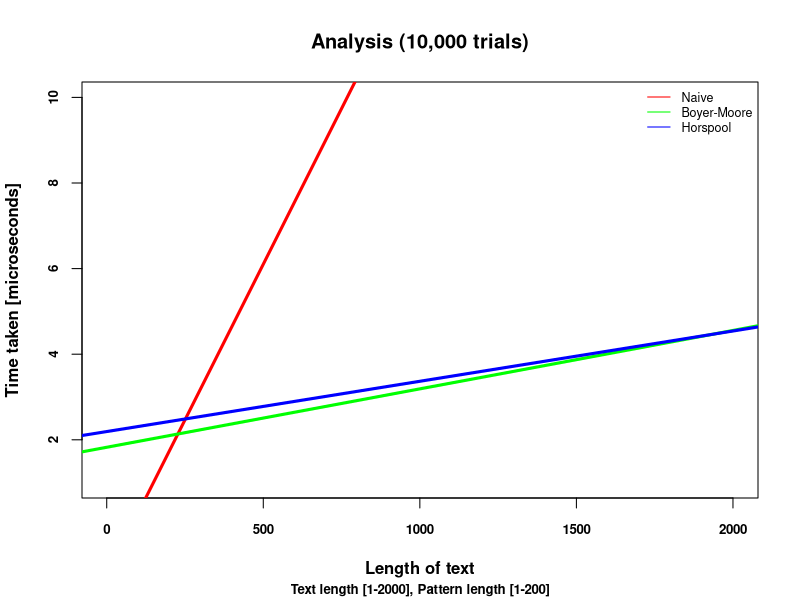

Here is the R script that generated this plot:
require(ggplot2)

# Read data.
data <- read.csv(file="Report.txt", header=TRUE)

# Plot.
Naive <- lm(Naive~length.of.text, data=data)
BoyerMoore <- lm(Boyer.Moore~length.of.text, data=data)
Horspool <- lm(Horspool~length.of.text, data=data)

par(cex.axis=0.8, cex.sub=0.8, font.axis=2)
plot(1, type="n", xlab="Length of text", ylab="Time taken [microseconds]", xlim=c(1, 2000), ylim=c(1, 10), font.lab=2)
title(main="Analysis (10,000 trials)", sub=list("Text length [1-2000], Pattern length [1-200]", font=2))

abline(Naive, col="red", lwd=3)
abline(BoyerMoore, col="green", lwd=3)
abline(Horspool, col="blue", lwd=3)

legend('topright', c("Naive", "Boyer-Moore", "Horspool"), 
       lty=1, col=c("red", "green", "blue"), bty='n', cex=.75)

# Save plot.
dev.copy(png, filename="Graph.png")
dev.off()